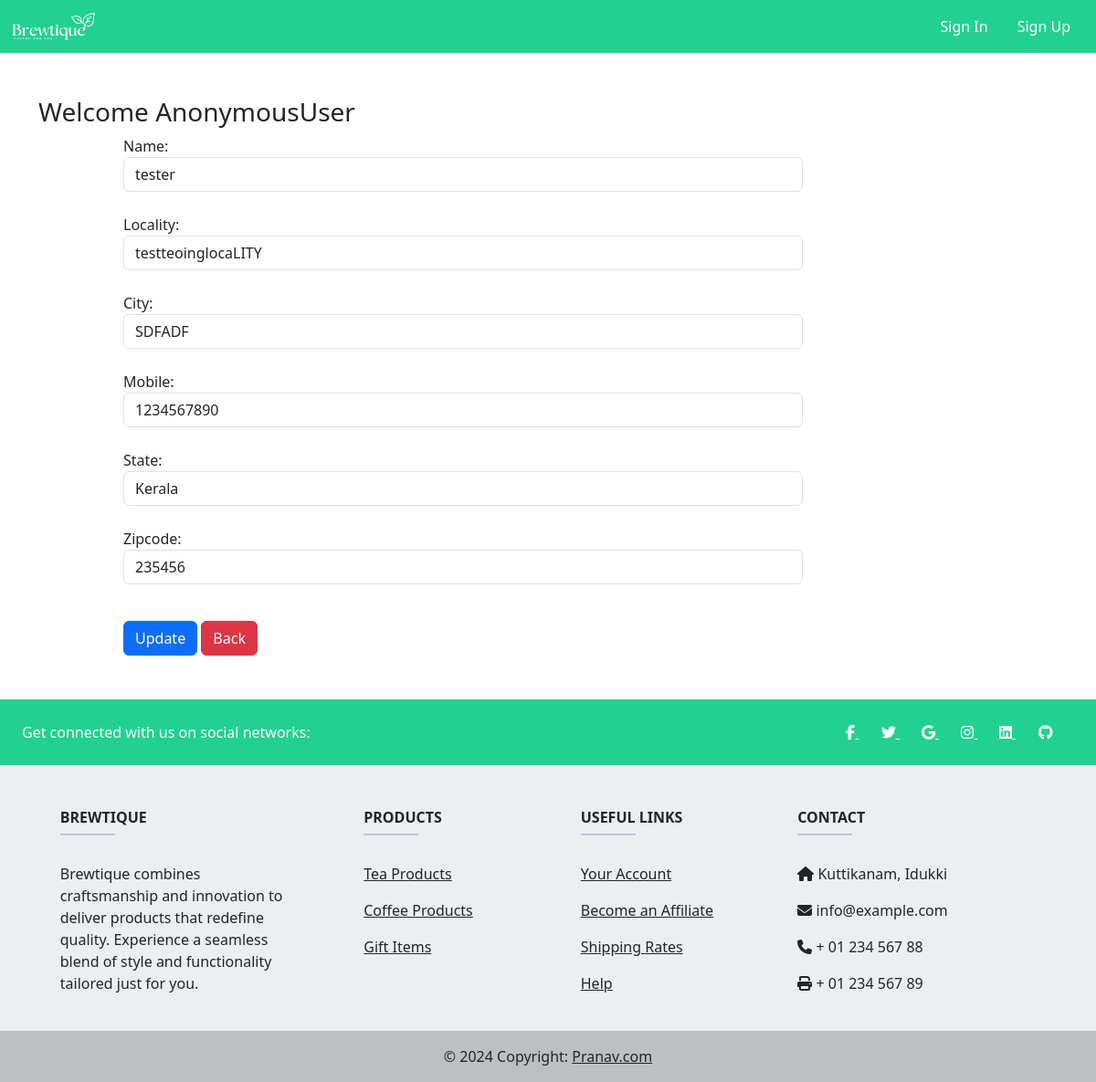
The page /updateAddress/2 on the database its author committed.
### app/models.py (models this page shows, shortened)
class Customer(models.Model):
    user = models.ForeignKey(User, on_delete=models.CASCADE)
    name = models.CharField(max_length=100)
    locality = models.CharField(max_length=200)
    city = models.CharField(max_length=100)
    mobile = models.IntegerField()
    zipcode = models.IntegerField()
    state = models.CharField(choices=STATE_CHOICES, max_length=100)

### app/views.py (the view, shortened to what this page needs)
# urls.py: path('updateAddress/<int:pk>',views.updateAddress.as_view(), name='updateAddress'),
class updateAddress(View):
      def get(self, request, pk):
         add = Customer.objects.get(pk=pk)
         form = CustomerProfileForm(instance=add)
         return render(request, 'app/updateAddress.html',locals())

### app/forms.py
class CustomerProfileForm(forms.ModelForm):
    class Meta:
        model = Customer
        fields = ['name', 'locality', 'city', 'mobile', 'state', 'zipcode']
        widgets = {
            'name': forms.TextInput(attrs={'class': 'form-control'}),
            'locality': forms.TextInput(attrs={'class': 'form-control'}),
            'city': forms.TextInput(attrs={'class': 'form-control'}),
            'mobile': forms.NumberInput(attrs={'class': 'form-control'}),
            'state': forms.Select(attrs={'class': 'form-control'}),
            'zipcode': forms.NumberInput(attrs={'class': 'form-control'}),
        }

### app/templates/app/updateAddress.html (shortened to what this page needs)
{% extends 'app/base.html' %}
{% load static %}
{% block main-content %}
<div class="container my-5">
  <div class="row">
      <h3>Welcome <span class="text-capitalize">{{ request.user }}</span></h3>
  </div>
  <div class="col-sm-8 offset-sm-1">
    <form action="" method="post">
      {% for fm in form %}
        {{fm.label_tag}} {{fm}} <small class="text-danger">{{fm.errors|striptags}}</small> <br>
      {% endfor %}
      <div class="col-12 mt-3">
        <button type="submit" class="btn btn-primary">Update</button>
          <a href="{% url 'address' %}" type="button" class="btn btn-danger">Back</a>
      </div>
    </form>
  </div>
</div>
{% endblock %}

### rows shown on the page
Customer: form "tester" "testteoinglocaLITY" "SDFADF" "1234567890" "Kerala" "235456"

### other values the page prints
{{ request.user }} "AnonymousUser"
{{ fm.label_tag }} "Name:" "Locality:" "City:" "Mobile:" "State:" "Zipcode:"
